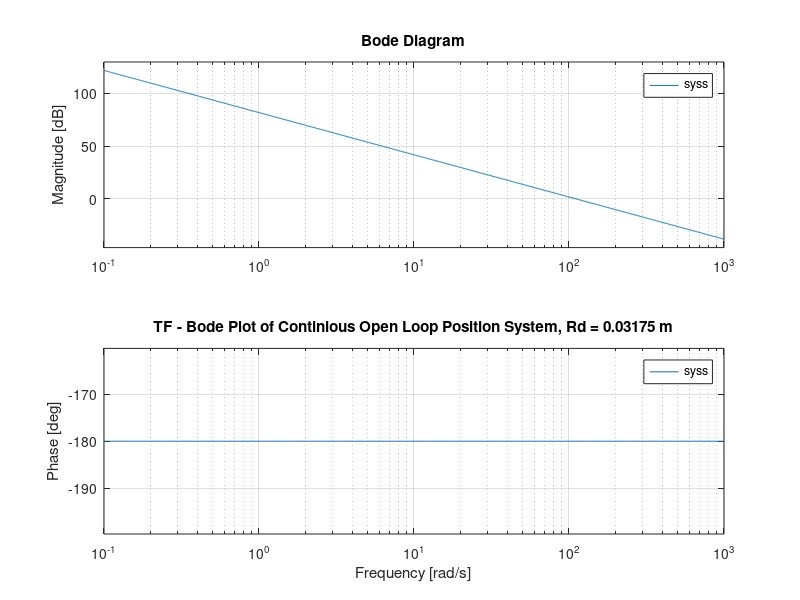
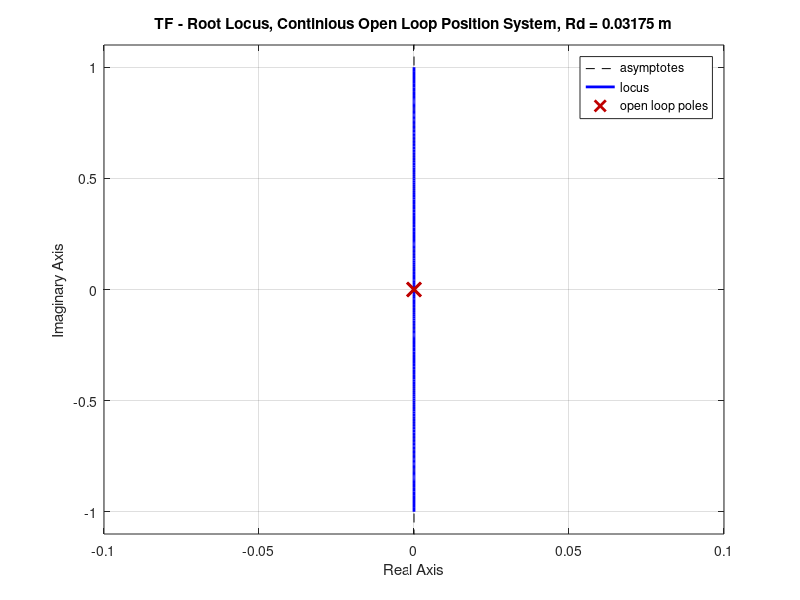

MATLAB code for these plots, in order: (Note: this script raises an error after producing the figures.)
clear all; close all
echo  on
% This M-File simulates a Transfer Function Model for a DC Brush motor & Inertia Disk
% For:   Professor Neil Duffie - M.E. Dept.
% Written by Erick L. Oberstar
% oberstar@engr.wisc.edu
%
% Spring 2003

% Create a simple transfer function model for the Maxom motor system with various inertial wheels.

format long

% Physics Constants
rho_Al = 2.702 * 1000   % Density of aluminum g/cm^3 * 1kg/1000g * 1.0e6cm^3*1m^3 = (kg/m^3)

% Servo Amplifier Parameters
%Ka = 4                  % Voltage Gain set by potentiometer on servo amplifier brick V/V
Ka = 1                  % Current gain set by pot on servo amp brick Amps/Volt

% Maxon A-Max 26 Model 110953 
% Motor Parameters

Kt = 28.3 / 1000        % Motor Torque Constant mNm/A / 1000 = Nm/A
Kb = 1/(337 * (2*pi/60))% Motor Back EMF (Speed) Constant 1/((rpm/V) * (2*pi/60)) = (volt-sec)/radian
Ja = 10.6 * 1.0e-007    % Motor Armature Intertia (g*cm^2) *(1m^2/10000cm^2)*(1kg/1000g) = kg-m^2
% b = 5.8e-006            % Motors Viscous damping Coefficient (kg-m2/sec)
% b = 1.8e-005            % Motors Viscous damping Coefficient (kg-m2/sec)
b = 0                   % Motors Viscous damping Coefficient (kg-m2/sec)
Ra = 17.9               % Motor Armature Resistance (Terminal Resistance) (Ohms)
La = 1.69 / 1000        % Motor Armature Inductance (Terminal Inductance) mH / 1000 = H (Henrys)


% Load Parameters
rho = rho_Al            % Density of load disk (Aluminum)(kg/m^3)
h = 0.25 * 2.54/100     % Thickness of Load Disk (in * 2.54cm/in * 1m/100cm )= m
% rd = (3.0/2) * 2.54/100 % 3" Radius of Load Disk (in * 2.54cm/1in * 1m/100cm )= m
rd = (2.5/2) * 2.54/100 % 2.5" Radius of Load Disk (in * 2.54cm/1in * 1m/100cm )= m
% rd = (2.0/2) * 2.54/100 % 2" Radius of Load Disk (in * 2.54cm/1in * 1m/100cm )= m
% rd = 0                 % No disk
Jl = (rho*pi*h*rd^4)/2  % Load Inertia (1/2 Mass*radius^2) (kg/m^3*m*m^4 = kg-m^2)

% System Parameters
Jt = Ja + Jl            % System Inertia - Assume a simple rigidly coupled motor & 
                        % load (no shaft dynamics)
CPR = 2000              % Counts Per Armature Revolution Quadrature Decoded  
K_enc = CPR/(2*pi)      % Encoder Gain Counts/Radian
DA_SPN = 10             % Voltage Span of D/A Converter
DA_RES = 8              % Bits of DAC Resolution
K_da = DA_SPN/(2^DA_RES)% D/A converter gain

%Controller Parameters
Kp = .01              % PID continious time Proportional Gain 
Ki = 0                  % PID continious time Integral Gain
Kd = .001                  % PID continious time Differential Gain
stepsize = 1           % # of Revolutions for Step
% stepsize = 2000           % # of Counts for Step

SR = 300                % Sampling rate for Discrete system (Hz)
Ts = 1/SR               % Sampling period for Discrete system (Sec)

steptime = 1           % Seconds to calculate Step reponse over
numpts = steptime/Ts    % Calculate number of points for the length of time the step response is over


% Other Parameters
i = 0;                  % Figure counter initialization

% The Transfer function (output position) / (input current)
% Since D/A converter, motor amp & encoder are treated as gain factors they
% can just be included in the continious tf model.
% already discrete nums = K_da*Ka*Kt*Ts^2*K_enc*[0 1 1 ]
% alreayd discrete dens = 2*Jt*[1 -2 1]
nums = K_da*Ka*Kt*K_enc*[0 0 1]
dens = Jt*[1 0 0]
% Units on transfer function are Radians/Volt

syss = tf(nums,dens)
Poles=pole(syss)
[z p k] = tf2zp(nums,dens)
syss_zpk = zpk(z,p,k)

% Calculate the systems frequency response
i=i+1;
figure(i)
bode(syss);
grid on
titlestring = ['TF - Bode Plot of Continious Open Loop Position System, Rd = ',num2str(rd),' m'];
title(titlestring);

% Calculate the systems root locus
i=i+1;
figure(i)
rlocus(syss);
titlestring = ['TF - Root Locus, Continious Open Loop Position System, Rd = ',num2str(rd),' m'];
title(titlestring);
sgrid(.5,0)
sigrid(10)

% Covert the Continious time model to the discrete time model
sysz = c2d(syss,Ts,'zoh');
sysz.variable='z^-1';
sysz
zpk(sysz)

% Proportional Derivative controller transfer function
numcz = [Kp+Kd/Ts -(Kp+2*Kd/Ts) Kd/Ts]
dencz = [0 1 -1];
syscz = tf(numcz,dencz,Ts);
syscz.variable='z^-1';
syscz
zpk(syscz)

% Connect the Porportional Derivative Controller, D/A, Encoder & Motor models in series
OLsysz = series(syscz,sysz)

% Calculate the Closed Loop Transfer function
CLsysz = feedback(OLsysz,1)

% Calculate the Step Response
% Create time vector
t = 0:Ts:steptime;
i=i+1;
figure(i)
[y1,t] = step(stepsize*CLsysz,t);

subplot(2,1,1),plot(t,y1)
grid on
% xlabel('Time (seconds)')
ylabel('Position (Revs)')
titlestring = ['TF - Discrete Step Resp.: Compensated (CL), Rd = ',num2str(rd),' m, Kp = ',num2str(Kp)];
title(titlestring);


%y2 = y1*CPR./(2*pi); % Convert to Revs
y2 = y1*CPR;

subplot(2,1,2),plot(t,y2)
grid on
xlabel('Time (seconds)')
ylabel('Position (Counts)')
% titlestring = ['TF - Discrete Step Resp.: Compensated, Rd = ',num2str(rd),' m, Kp = ',num2str(Kp)];
% title(titlestring);

format

% Calculate the Discrete Closed Loop Systems frequency response
i=i+1;
figure(i)
bode(CLsysz)
grid on
titlestring = ['TF - Bode Plot of Discrete Closed Loop Position System, Rd = ',num2str(rd),' m, Kp = ',num2str(Kp)];
title(titlestring);
